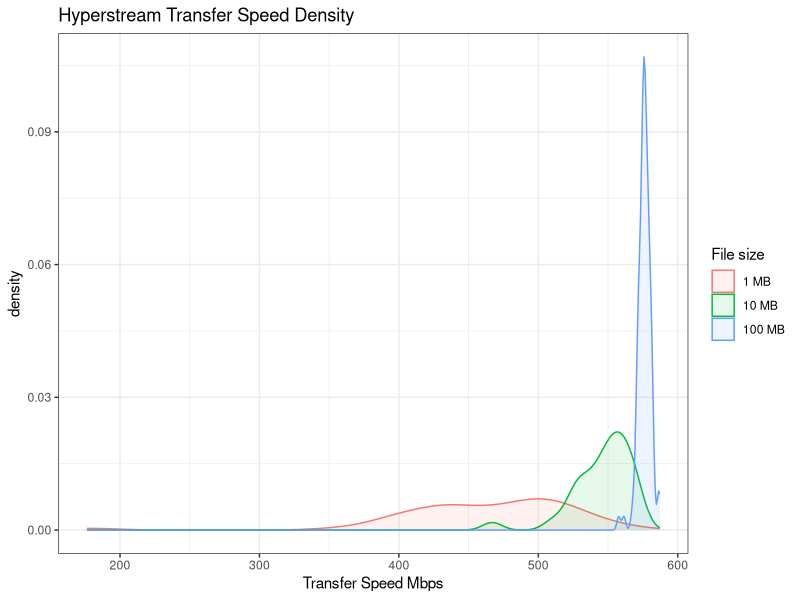

Source code (R):
#!/usr/bin/env Rscript
library(ggplot2)

data_100MB = read.table("./hyperstream/data/hyperstream-file_100MB.dat", header=TRUE, skip=0)
data_10MB = read.table("./hyperstream/data/hyperstream-file_10MB.dat", header=TRUE, skip=0)
data_1MB = read.table("./hyperstream/data/hyperstream-file_1MB.dat", header=TRUE, skip=0)

data_100MB$size <- 100
data_10MB$size <- 10
data_1MB$size <- 1


data <- rbind(data_1MB, data_10MB, data_100MB)
data$size_type <- paste(as.character(data$size),'MB')
data$speed <- data$size*8/(data$elapsed_time / 10^9)

plot <- ggplot(data, aes(speed, fill=size_type, colour = size_type)) +
  geom_density(alpha = 0.1) +
  labs(title = "Hyperstream Transfer Speed Density") +
  labs(x="Transfer Speed Mbps") +
  labs(fill="File size", colour="File size") +
  theme_bw()

plot(plot)
